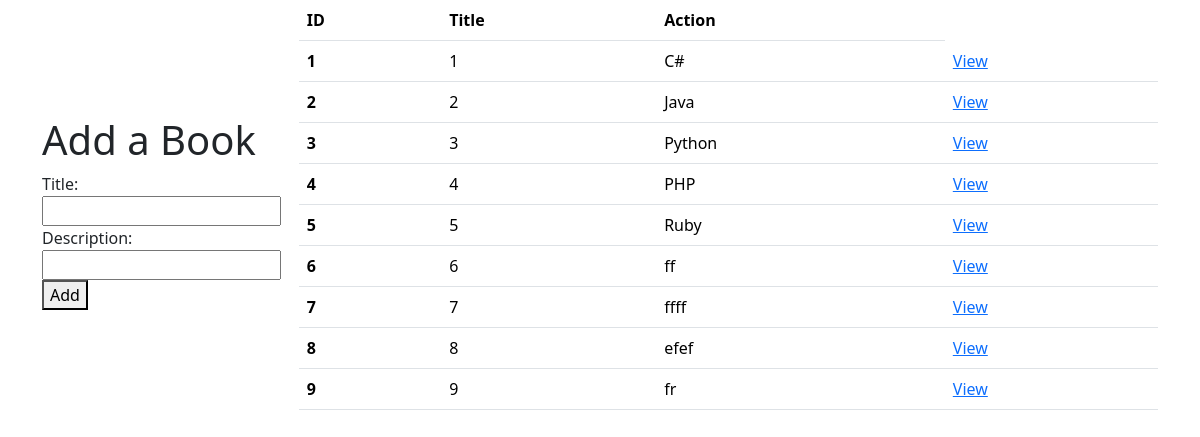
The page / on the database its author committed.
### book_author_app/models.py (models this page shows, shortened)
class Book(models.Model):
    title= models.CharField(max_length=250)
    desc= models.CharField(max_length=255)
    created_at= models.DateTimeField(auto_now_add=True)
    updated_at= models.DateTimeField(auto_now=True)

### book_author_app/views.py (the view)
# urls.py: path('' , views.index , name='index'),
def index(request):
    context = {
        'books' : Book.objects.all()
    }
    return render(request , 'book_author_app/index.html' ,context)

### book_author_app/templates/book_author_app/index.html (shortened to what this page needs)
<!DOCTYPE html>
<html lang="en">
<head>
    <link href="https://cdn.jsdelivr.net/npm/bootstrap@5.3.8/dist/css/bootstrap.min.css" rel="stylesheet">
</head>
<body>
    <div class="container">
        <div>
        <h1>Add a Book</h1>
        <form action="create_book" method="POST">
            <label for="title">Title:</label>
            <input type="text" name="title" required><br>
            <label for="desc">Description:</label>
            <input type="text" name="desc"><br>
            <button>Add</button>
        </form>
        </div>
        <table class="table">
            <thead>
                <tr>
                <th scope="col">ID</th>
                <th scope="col">Title</th>
                <th scope="col">Action</th>
                </tr>
            </thead>
            <tbody>
                {% for book in books %}
                <tr>
                <th scope="row">{{book.id}}</th>
                <td>{{book.id}}</td>
                <td>{{book.title}}</td>
                <td><a href="{% url 'book_details' book.id %}">View</a></td>
                </tr>
                {% endfor %}
            </tbody>
        </table>
    </div>
</body>
</html>

### book_author_app/templates/book_author_app/index.html (style rules this page uses)
.container { display: flex; justify-content: space-between; align-items: center; }

### rows shown on the page
Book: id "1", title "C#"
Book: id "2", title "Java"
Book: id "3", title "Python"
Book: id "4", title "PHP"
Book: id "5", title "Ruby"
Book: id "6", title "ff"
Book: id "7", title "ffff"
Book: id "8", title "efef"
Book: id "9", title "fr"
